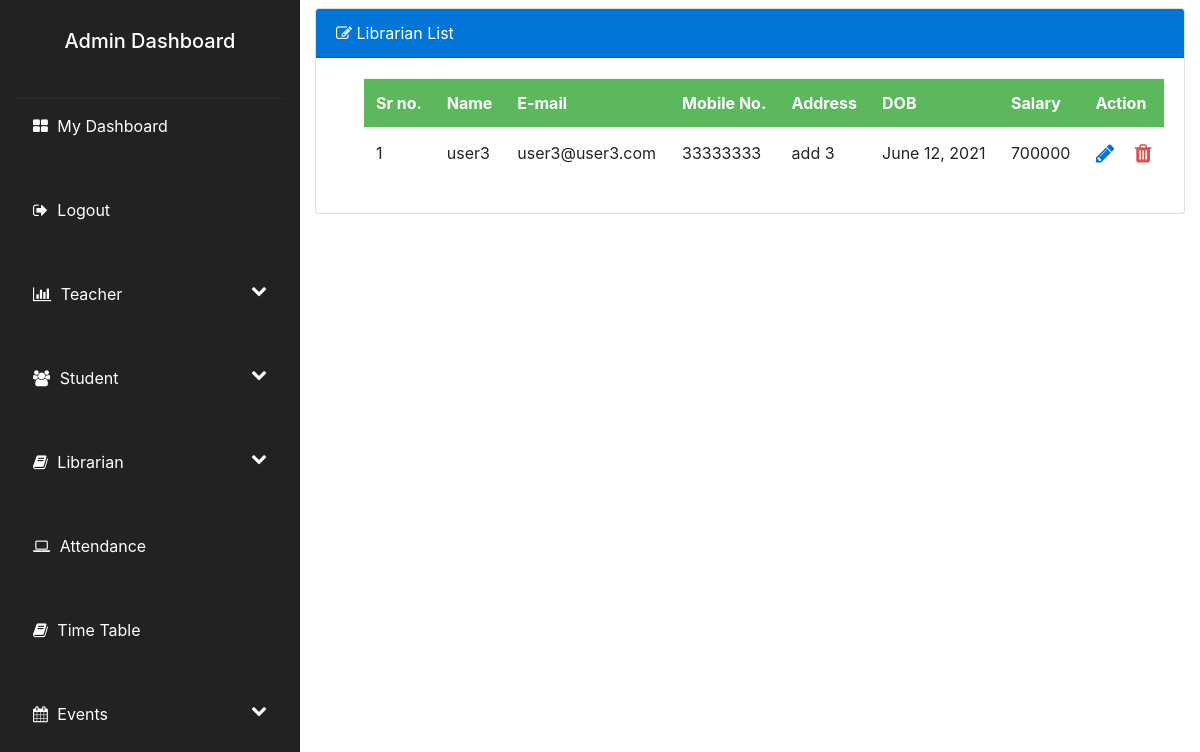
Page /view_librarians (signed in) on the committed database.
### accounts/models.py (models this page shows, shortened)
class Librarian(models.Model):
    profile_id = models.AutoField(primary_key=True)
    user = models.ForeignKey(User, on_delete=models.CASCADE)
    name = models.CharField(max_length=60,default='')
    phone_number = models.CharField(max_length=30,default='')
    date_of_birth = models.DateField(null=True)
    address = models.CharField(max_length=100,default='')
    gender = models.CharField(max_length=10,default='')
    salary = models.CharField(max_length=30,default='0')

class User(AbstractBaseUser):
    email = models.EmailField(max_length=100,unique=True)
    active = models.BooleanField(default=True) # account is active
    staff = models.BooleanField(default=False) #staff rights
    admin = models.BooleanField(default=False) #admin rights
    admin_user = models.BooleanField(default=False)
    student_user = models.BooleanField(default=False)
    teacher_user = models.BooleanField(default=False)
    librarian_user = models.BooleanField(default=False)
    USERNAME_FIELD = 'email'
    REQUIRED_FIELDS = []
    objects = UserManager()
    @property
    def is_active(self):
        return self.active

### accounts/views.py (the view)
# urls.py: path('view_librarians',views.view_librarians,name='view_librarians'),
@cache_control(no_cache=True, must_revalidate=True, no_store=True)
@login_required(login_url='user_login')
def view_librarians(request):
    if user_validator(request) != "ADMIN":
        return render(request, 'entry_restricted.html', {})
    librarians = Librarian.objects.all()
    return render(request, 'view_librarian.html', {'librarians': librarians})

### accounts/views.py (called while the page is built)
def user_validator(request):
    if request.user is not None and request.user.is_active:
        if request.user.admin_user:
            return "ADMIN"
        elif request.user.student_user:
            return "STUDENT"
        elif request.user.teacher_user:
            return "TEACHER"
        elif request.user.librarian_user:
            return "LIBRARIAN"
    return "ERROR"

### accounts/templates/view_librarian.html (shortened to what this page needs)
{% extends 'admin_dashboard.html' %}
{% block head %}
<link href="https://cdn.datatables.net/1.10.7/css/jquery.dataTables.min.css" rel="stylesheet"/>
<link href="https://cdn.datatables.net/plug-ins/1.10.7/integration/bootstrap/3/dataTables.bootstrap.css" rel="stylesheet" />
<link href="https://cdn.datatables.net/responsive/1.0.6/css/dataTables.responsive.css" rel="stylesheet" />
{% endblock %}
{% block body %}
<div class="animated fadeIn">
  <div class="card my-2">
      <div class="card-header bg-primary text-white display-5 ">
          <i class="fa fa-edit"></i> Librarian List
      </div>
      {% if librarians %}
      <div class="card-body pl-5">
        <table id="myTable" class="table dt-responsive" cellspacing="1" width="100%">
          <thead class="bg-success text-white text-center">
              <tr>
                  <th>Sr no.</th>
                  <th>Name</th>
                  <th>E-mail</th>
                  <th>Mobile No.</th>
                  <th>Address</th>
                  <th>DOB</th>
                  <th>Salary</th>
                  <th>Action</th>
              </tr>
          </thead>
          <tbody>
              {% for librarian in librarians %}
              <tr>
                  <td>{{forloop.counter}}</td>
                  <td>{{librarian.name}}</td>
                  <td>{{librarian.user.email}}</td>
                  <td>{{librarian.phone_number}}</td>
                  <td>{{librarian.address}}</td>
                  <td>{{librarian.date_of_birth}}</td>
                  <td>{{librarian.salary}}</td>
                  <td class="text-center"> <a onclick="librarianId({{librarian.profile_id}})" class="edit" style="border:none;background-color:transparent;"><i class="fa fa-pencil text-primary fa-lg edit" aria-hidden="true"></i></a> <a href="/delete_teacher/{{teacher.profile_id}}" class="delete" style="border:none;background-color:transparent;"><i class="fa fa-trash text-danger ml-3 fa-lg" aria-hidden="true"></i></button>  </td>
                  </tr>
             {% endfor %}
          </tbody>
      </table>
      </div>
      {% else %}
      <div class="card-body">
          <h3>No Teacher Found</h3>
      </div>
      {% endif %}
  </div>
</div>
{% endblock %}

### rows in the picture
Librarian: name "user3", user.email "user3@user3.com", phone_number "33333333", address "add 3", date_of_birth "June 12, 2021", salary "700000"
